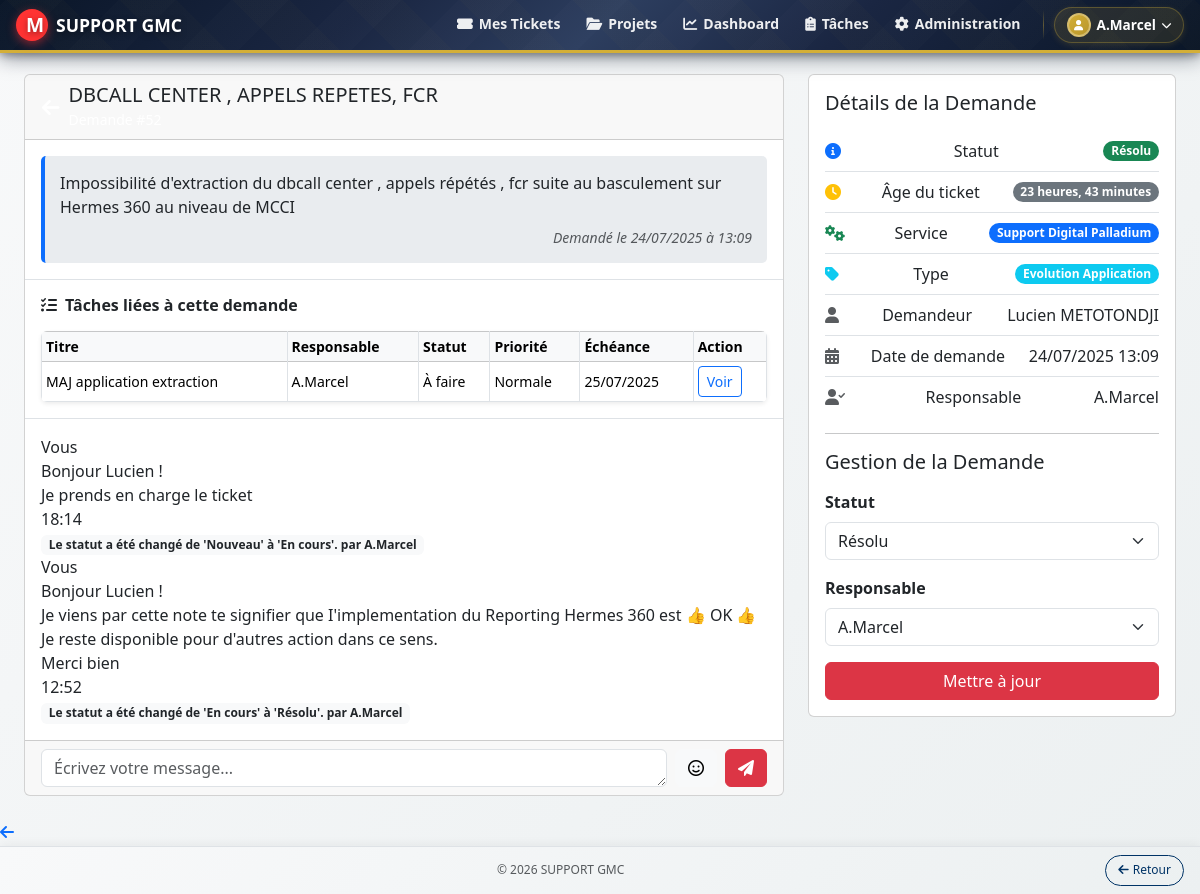
Screenshot of /view_ticket.php?id=52 (signed in) with the database file from the repository.
### tables this page shows
CREATE TABLE `tickets` (
  `id` int NOT NULL,
  `title` varchar(255) NOT NULL,
  `description` text NOT NULL,
  `status` enum('Nouveau','Ouvert','En cours','Fermé','En attente','Résolu') NOT NULL DEFAULT 'Ouvert',
  `priority` enum('Basse','Moyenne','Haute','Urgente') NOT NULL DEFAULT 'Moyenne',
  `created_by_id` int NOT NULL,
  `assigned_to_id` int DEFAULT NULL,
  `country_id` int DEFAULT NULL,
  `service_id` int NOT NULL,
  `created_at` datetime DEFAULT CURRENT_TIMESTAMP,
  `updated_at` datetime DEFAULT CURRENT_TIMESTAMP ON UPDATE CURRENT_TIMESTAMP,
  `closed_at` datetime DEFAULT NULL,
  `type_id` int DEFAULT NULL
);

CREATE TABLE `tasks` (
  `id` int NOT NULL,
  `ticket_id` int DEFAULT NULL,
  `title` varchar(255) NOT NULL,
  `description` text,
  `status` enum('À faire','En cours','En attente','Terminé','Annulé') DEFAULT 'À faire',
  `priority` enum('Basse','Normale','Haute','Urgente') DEFAULT 'Normale',
  `assigned_to` int NOT NULL,
  `created_by` int NOT NULL,
  `created_at` datetime DEFAULT CURRENT_TIMESTAMP,
  `updated_at` datetime DEFAULT CURRENT_TIMESTAMP ON UPDATE CURRENT_TIMESTAMP,
  `due_date` date DEFAULT NULL,
  `completed_at` datetime DEFAULT NULL,
  `specification_id` int DEFAULT NULL
);

CREATE TABLE `users` (
  `id` int NOT NULL,
  `username` varchar(50) NOT NULL,
  `password` varchar(255) NOT NULL,
  `email` varchar(100) NOT NULL,
  `role` enum('admin','agent','client') NOT NULL,
  `country_id` int DEFAULT NULL,
  `service_id` int DEFAULT NULL,
  `created_at` datetime DEFAULT CURRENT_TIMESTAMP,
  `has_seen_tutorial` tinyint(1) DEFAULT '0',
  `reset_token` varchar(255) DEFAULT NULL,
  `reset_token_expires_at` datetime DEFAULT NULL,
  `direction_id` int DEFAULT NULL
);

CREATE TABLE `comments` (
  `id` int NOT NULL,
  `ticket_id` int NOT NULL,
  `user_id` int NOT NULL,
  `comment` text NOT NULL,
  `created_at` datetime DEFAULT CURRENT_TIMESTAMP,
  `is_system_message` tinyint(1) DEFAULT '0'
);

CREATE TABLE `services` (
  `id` int NOT NULL,
  `name` varchar(100) NOT NULL,
  `created_at` datetime DEFAULT CURRENT_TIMESTAMP
);

CREATE TABLE `ticket_types` (
  `id` int NOT NULL,
  `service_id` int NOT NULL,
  `name` varchar(100) NOT NULL,
  `description` text,
  `created_at` datetime DEFAULT CURRENT_TIMESTAMP
);

### includes/ticket_functions.php (called while the page is built, shortened)
<?php
function get_ticket_details($link, $ticket_id) {
    $sql = "SELECT t.*, u.username as created_by_name, s.name as service_name, a.username as assignee_name, tt.name as type_name
            FROM tickets t
            JOIN users u ON t.created_by_id = u.id
            JOIN services s ON t.service_id = s.id
            LEFT JOIN users a ON t.assigned_to_id = a.id
            LEFT JOIN ticket_types tt ON t.type_id = tt.id
            WHERE t.id = ?";
    if($stmt = mysqli_prepare($link, $sql)){
        mysqli_stmt_bind_param($stmt, "i", $ticket_id);
        mysqli_stmt_execute($stmt);
        $result = mysqli_stmt_get_result($stmt);
        $ticket = mysqli_fetch_assoc($result);
        return $ticket ?: null;
    }
    return null;
}
function get_ticket_comments($link, $ticket_id) {
    $comments = [];
    $sql = "SELECT c.comment, c.created_at, c.user_id, u.username, u.role, s.name as service_name
            FROM comments c
            JOIN users u ON c.user_id = u.id
            LEFT JOIN services s ON u.service_id = s.id
            WHERE c.ticket_id = ?
            ORDER BY c.created_at ASC";
    if($stmt = mysqli_prepare($link, $sql)){
        mysqli_stmt_bind_param($stmt, "i", $ticket_id);
        mysqli_stmt_execute($stmt);
        $result = mysqli_stmt_get_result($stmt);
        while($row = mysqli_fetch_assoc($result)){
            $comments[] = $row;
        }
    }
    return $comments;
}
function get_related_tasks($link, $ticket_id) {
    $tasks = [];
    $sql = "SELECT t.*, u.username as assigned_name
            FROM tasks t
            JOIN users u ON t.assigned_to = u.id
            WHERE t.ticket_id = ?
            ORDER BY t.due_date ASC, t.created_at DESC";
    if($stmt = mysqli_prepare($link, $sql)){
        mysqli_stmt_bind_param($stmt, 'i', $ticket_id);
        mysqli_stmt_execute($stmt);
        $result = mysqli_stmt_get_result($stmt);
        while($row = mysqli_fetch_assoc($result)) {
            $tasks[] = $row;
        }
    }
    return $tasks;
}
function get_assignable_users($link) {
    $users = [];
    $sql = "SELECT id, username, service_id, country_id FROM users WHERE role IN ('agent', 'admin') ORDER BY username";
    if($result = mysqli_query($link, $sql)){
        while($row = mysqli_fetch_assoc($result)){
            $users[] = $row;
        }
    }
    return $users;
}
?>

### public/view_ticket.php (the view, shortened to what this page needs)
<?php
require_once "../config/database.php";
require_once '../includes/ticket_functions.php';
$ticket_id = isset($_GET['id']) ? (int)$_GET['id'] : 0;
$comment_err = $generic_error = $comment_text = "";
$ticket = get_ticket_details($link, $ticket_id);
$assignable_users = ($_SESSION['role'] !== 'client') ? get_assignable_users($link) : [];
$comments = get_ticket_comments($link, $ticket_id);
$created_date = new DateTime($ticket['created_at']);
$end_date = $ticket['closed_at'] ? new DateTime($ticket['closed_at']) : new DateTime();
$interval = $created_date->diff($end_date);
$parts = [];
if ($interval->h > 0) { $parts[] = $interval->h . ' heure' . ($interval->h > 1 ? 's' : ''); }
if ($interval->i > 0) { $parts[] = $interval->i . ' minute' . ($interval->i > 1 ? 's' : ''); }
$duree_ecoulee = !empty($parts) ? implode(', ', $parts) : 'Moins d\'une seconde';
include '../includes/header.php';
?>
<div class="container-fluid mt-4">
    <div class="row">
        <div class="col-lg-8 col-md-7 mb-4">
            <div class="card chat-card">
                <div class="card-header chat-header-new">
                    <div class="d-flex justify-content-between align-items-center">
                        <div class="d-flex align-items-center">
                            <a href="<?php echo ($_SESSION['role'] === 'client') ? 'index.php' : 'admin_dashboard.php'; ?>" class="btn btn-link text-white me-2 p-0"><i class="fas fa-arrow-left fa-lg"></i></a>
                            <div>
                                <h5 class="mb-0"><?php echo htmlspecialchars($ticket['title']); ?></h5>
                                <span style="color: white;" class="small">Demande #<?php echo $ticket['id']; ?></span>
                            </div>
                        </div>
                    </div>
                </div>
                <div class="card-body" style="border-bottom: 1px solid #dee2e6;">
    <div class="ticket-description" style="background-color: #e9ecef; border-left: 4px solid #0d6efd; padding: 15px; border-radius: 5px;">
        <p class="mb-0"><?php echo nl2br(htmlspecialchars($ticket['description'])); ?></p>
        <p class="text-muted small mt-2 mb-0 text-end"><em>Demandé le <?php echo date('d/m/Y \à H:i', strtotime($ticket['created_at'])); ?></em></p>
    </div>
</div>
<?php
$related_tasks = get_related_tasks($link, $ticket_id);
?>
<?php if($related_tasks): ?>
<div class="card-body" style="border-bottom: 1px solid #dee2e6;">
    <h6 class="fw-bold mb-3"><i class="fas fa-tasks me-2"></i>Tâches liées à cette demande</h6>
    <div class="table-responsive">
        <table class="table table-sm table-bordered align-middle mb-0" style="max-width: 1200px; font-size: 0.875rem;">
            <thead class="table-light">
                <tr>
                    <th>Titre</th>
                    <th class="d-none d-lg-table-cell">Responsable</th>
                    <th>Statut</th>
                    <th class="d-none d-xl-table-cell">Priorité</th>
                    <th class="d-none d-lg-table-cell">Échéance</th>
                    <th>Action</th>
                </tr>
            </thead>
            <tbody>
                <?php foreach($related_tasks as $task): ?>
                <tr>
                    <td><?= htmlspecialchars($task['title']) ?></td>
                    <td class="d-none d-lg-table-cell"><?= htmlspecialchars($task['assigned_name']) ?></td>
                    <td><?= htmlspecialchars($task['status']) ?></td>
                    <td class="d-none d-xl-table-cell"><?= htmlspecialchars($task['priority']) ?></td>
                    <td class="d-none d-lg-table-cell"><?= $task['due_date'] ? date('d/m/Y', strtotime($task['due_date'])) : '-' ?></td>
                    <td>
<?php if ($_SESSION['role'] !== 'client'): ?>
    <a href="task_view.php?id=<?= $task['id'] ?>" class="btn btn-sm btn-outline-primary">Voir</a>
<?php endif; ?>
</td>
                </tr>
                <?php endforeach; ?>
            </tbody>
        </table>
    </div>
</div>
<?php endif; ?>
                <div class="card-body chat-body" id="chat-body">
                    <?php foreach ($comments as $comment):
                        if (strpos($comment['comment'], 'Le statut a été changé') === 0) {
                            echo '<div class="system-message"><span class="badge bg-light text-dark">' . htmlspecialchars($comment['comment']) . ' par ' . htmlspecialchars($comment['username']) . '</span></div>';
                            continue;
                        }
                        $is_current_user = $comment['user_id'] == $_SESSION['id'];
                        $message_class = $is_current_user ? 'message-sent' : 'message-received';
                        $author_name = htmlspecialchars($comment['username']);
                        if (isset($comment['role']) && in_array($comment['role'], ['admin', 'agent']) && !empty($comment['service_name'])) {
                            $author_name .= ' ( ' . htmlspecialchars($comment['service_name']) . ' )';
                        }
                        if ($is_current_user) {
                            $author_name = 'Vous';
                        }
                    ?>
                        <div class="message <?php echo $message_class; ?>">
                            <div class="message-bubble">
                                <div class="message-author"><?php echo $author_name; ?></div>
                                <div class="message-text"><?php echo nl2br(htmlspecialchars($comment['comment'])); ?></div>
                                <div class="message-time"><?php echo date('H:i', strtotime($comment['created_at'])); ?></div>
                            </div>
                        </div>
                    <?php endforeach; ?>
                </div>
                <div class="card-footer chat-footer-new" style="position: relative;">
                    <form action="view_ticket.php?id=<?php echo $ticket_id; ?>" method="post" class="d-flex align-items-center">
                        <textarea name="comment_text" class="form-control me-2" placeholder="Écrivez votre message..." required <?php if(!empty($comment_err)) echo 'autofocus'; ?> rows="1" oninput="this.style.height = ''; this.style.height = this.scrollHeight + 'px'"><?php echo htmlspecialchars($comment_text); ?></textarea>
                        <button type="button" id="emoji-btn" class="btn btn-light me-2" aria-label="Ouvrir le sélecteur d'emojis"><i class="fa-regular fa-face-smile"></i></button>
                        <button type="submit" name="submit_comment" class="btn btn-danger"><i class="fas fa-paper-plane"></i></button>
                    </form>
                </div>
            </div>
        </div>
        <div class="col-lg-4 col-md-5">
            <div class="card">
                <div class="card-body">
                    <h5 class="card-title mb-3">Détails de la Demande</h5>
                    <?php
                        $status_class = '';
                        switch ($ticket['status']) {
                            case 'Résolu': $status_class = 'bg-success'; break;
                        }
                    ?>
                    <ul class="list-group list-group-flush">
                        <li class="list-group-item d-flex justify-content-between align-items-center px-0"><i class="fas fa-info-circle me-2 text-primary"></i>Statut <span class="badge <?php echo $status_class; ?> rounded-pill"><?php echo htmlspecialchars($ticket['status']); ?></span></li>
                        <li class="list-group-item d-flex justify-content-between align-items-center px-0"><i class="fas fa-clock me-2 text-warning"></i>Âge du ticket <span class="badge bg-secondary rounded-pill"><?php echo htmlspecialchars($duree_ecoulee); ?></span></li>
                        <li class="list-group-item d-flex justify-content-between align-items-center px-0"><i class="fas fa-cogs me-2 text-success"></i>Service <span class="badge bg-primary rounded-pill"><?php echo htmlspecialchars($ticket['service_name']); ?></span></li>
                        <li class="list-group-item d-flex justify-content-between align-items-center px-0"><i class="fas fa-tag me-2 text-info"></i>Type <span class="badge bg-info rounded-pill"><?php echo htmlspecialchars($ticket['type_name'] ?? 'N/A'); ?></span></li>
                        <li class="list-group-item d-flex justify-content-between align-items-center px-0"><i class="fas fa-user me-2 text-muted"></i>Demandeur <span><?php echo htmlspecialchars($ticket['created_by_name']); ?></span></li>
                        <li class="list-group-item d-flex justify-content-between align-items-center px-0"><i class="fas fa-calendar-alt me-2 text-muted"></i>Date de demande <span><?php echo date('d/m/Y H:i', strtotime($ticket['created_at'])); ?></span></li>
                        <li class="list-group-item d-flex justify-content-between align-items-center px-0"><i class="fas fa-user-check me-2 text-muted"></i>Responsable <span><?php echo htmlspecialchars($ticket['assignee_name'] ?? 'Personne'); ?></span></li>
                    </ul>
                    <?php if ($_SESSION['role'] === 'admin' || $_SESSION['role'] === 'agent'): ?>
                        <hr>
                        <h5 class="card-title mb-3">Gestion de la Demande</h5>
                        <form action="view_ticket.php?id=<?php echo $ticket_id; ?>" method="post">
                            <div class="mb-3">
                                <label for="status" class="form-label fw-bold">Statut</label>
                                <select name="status" id="status" class="form-select">
                                    <option value="Résolu" <?php if($ticket['status'] == 'Résolu') echo 'selected'; ?>>Résolu</option>
                                </select>
                            </div>
                            <div class="mb-3">
                                <label for="assigned_to_id" class="form-label fw-bold">Responsable</label>
                                <?php
$filtered_agents = [];
if (isset($ticket['service_id']) && isset($ticket['country_id'])) {
    if ($ticket['service_name'] === 'Technique') {        foreach ($assignable_users as $au) {
            if (
                isset($au['service_id'], $au['country_id']) &&
                $au['service_id'] == $ticket['service_id'] &&
                $au['country_id'] == $ticket['country_id']
            ) {
                $filtered_agents[] = $au;
            }
        }
    } else {
        foreach ($assignable_users as $au) {
            if (isset($au['service_id']) && $au['service_id'] == $ticket['service_id']) {
                $filtered_agents[] = $au;
            }
        }
    }
} else {
    $filtered_agents = $assignable_users;
}
?>
<select name="assigned_to_id" id="assigned_to_id" class="form-select">
    <?php foreach($filtered_agents as $au): ?>
        <option value="<?php echo $au['id']; ?>" <?php if($ticket['assigned_to_id'] == $au['id']) echo 'selected'; ?>><?php echo htmlspecialchars($au['username']); ?></option>
    <?php endforeach; ?>
</select>
                            </div>
                            <div class="d-grid"><button type="submit" name="update_ticket" class="btn btn-danger">Mettre à jour</button></div>
                        </form>
                    <?php endif; ?>
                </div>
            </div>
        </div>
    </div>
</div>
<?php include '../includes/footer.php'; ?>

### includes/header.php (style rules this page uses)
.table th, .table td { border-left: 1px solid #dee2e6; border-right: 1px solid #dee2e6; }
.table-responsive { border-radius: 0.375rem; overflow: hidden; box-shadow: 0 0.125rem 0.25rem rgba(0, 0, 0, 0.075); }
body { padding-top: 50px; }
body { background: linear-gradient(135deg, #f8f9fa 0%, #ecf0f1 100%) !important; min-height: 100vh; background-attachment: fixed; }

### includes/footer.php (style rules this page uses)
body { padding-bottom: 50px !important; }

### rows the page displays
tickets: title "DBCALL CENTER , APPELS REPETES, FCR", description "Impossibilité d'extraction du dbcall center , appels répétés , fcr suite au basculement sur Hermes 360 au niveau de MCCI", created_at "24/07/2025 à 13:09", status "Résolu", service.name "Support Digital Palladium", type.name "Evolution Application", created_by.username "Lucien METOTONDJI", created_at "24/07/2025 13:09", assigned_to.username "A.Marcel", assigned_to_id "A.Marcel"
tasks: title "MAJ application extraction", assigned_to.username "A.Marcel", status "À faire", priority "Normale", due_date "25/07/2025"
comments: user "Vous", comment "Bonjour Lucien ! Je prends en charge le ticket", created_at "18:14"
comments: comment "Le statut a été changé de 'Nouveau' à 'En cours'.", user.username "A.Marcel"
comments: user "Vous", comment "Bonjour Lucien ! Je viens par cette note te signifier que I'implementation du Reporting Hermes 360 est 👍️ OK 👍️ Je reste disponible pour d'autres action dans ce sens. Merci bien", created_at "12:52"
comments: comment "Le statut a été changé de 'En cours' à 'Résolu'.", user.username "A.Marcel"

### other values shown
substr($_SESSION['username'], 0, 15) "A.Marcel"
$duree_ecoulee "23 heures, 43 minutes"
